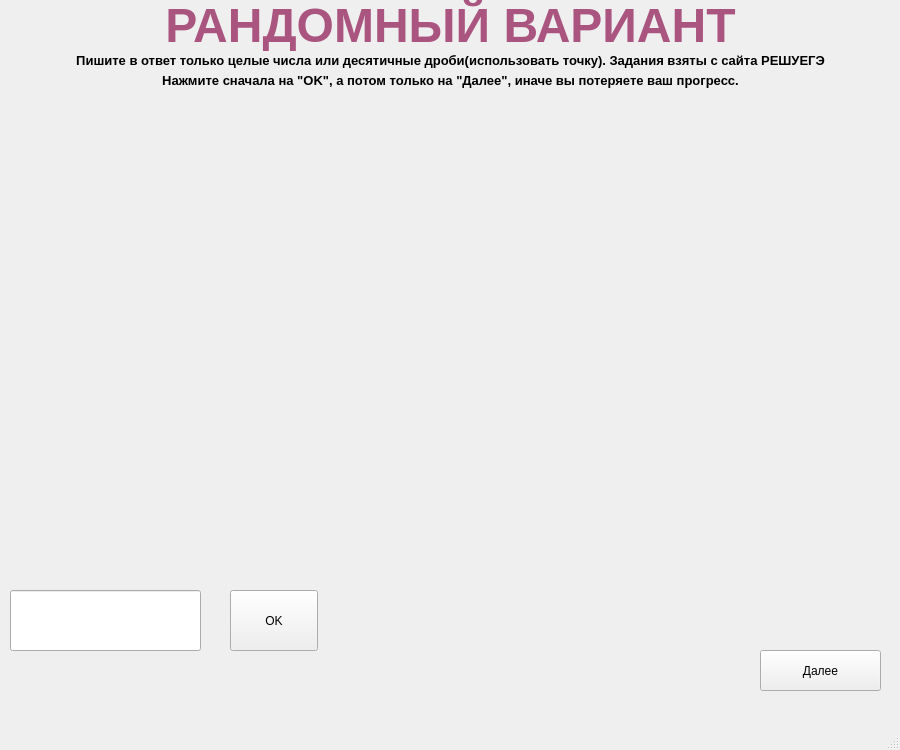
<?xml version="1.0" encoding="UTF-8"?>
<ui version="4.0">
 <class>MainWindow</class>
 <widget class="QMainWindow" name="MainWindow">
  <property name="geometry">
   <rect>
    <x>0</x>
    <y>0</y>
    <width>900</width>
    <height>750</height>
   </rect>
  </property>
  <property name="windowTitle">
   <string>MainWindow</string>
  </property>
  <widget class="QWidget" name="centralwidget">
   <widget class="QLabel" name="label">
    <property name="geometry">
     <rect>
      <x>20</x>
      <y>0</y>
      <width>861</width>
      <height>51</height>
     </rect>
    </property>
    <property name="palette">
     <palette>
      <active>
       <colorrole role="WindowText">
        <brush brushstyle="SolidPattern">
         <color alpha="255">
          <red>170</red>
          <green>85</green>
          <blue>127</blue>
         </color>
        </brush>
       </colorrole>
      </active>
      <inactive>
       <colorrole role="WindowText">
        <brush brushstyle="SolidPattern">
         <color alpha="255">
          <red>170</red>
          <green>85</green>
          <blue>127</blue>
         </color>
        </brush>
       </colorrole>
      </inactive>
      <disabled>
       <colorrole role="WindowText">
        <brush brushstyle="SolidPattern">
         <color alpha="255">
          <red>160</red>
          <green>162</green>
          <blue>164</blue>
         </color>
        </brush>
       </colorrole>
      </disabled>
     </palette>
    </property>
    <property name="font">
     <font>
      <pointsize>36</pointsize>
      <weight>75</weight>
      <bold>true</bold>
     </font>
    </property>
    <property name="text">
     <string>РАНДОМНЫЙ ВАРИАНТ</string>
    </property>
    <property name="alignment">
     <set>Qt::AlignCenter</set>
    </property>
   </widget>
   <widget class="QLabel" name="label_2">
    <property name="geometry">
     <rect>
      <x>0</x>
      <y>50</y>
      <width>901</width>
      <height>21</height>
     </rect>
    </property>
    <property name="font">
     <font>
      <pointsize>10</pointsize>
      <weight>75</weight>
      <bold>true</bold>
     </font>
    </property>
    <property name="text">
     <string>Пишите в ответ только целые числа или десятичные дроби(использовать точку). Задания взяты с сайта РЕШУЕГЭ</string>
    </property>
    <property name="alignment">
     <set>Qt::AlignCenter</set>
    </property>
   </widget>
   <widget class="QLabel" name="color_fon">
    <property name="geometry">
     <rect>
      <x>20</x>
      <y>100</y>
      <width>851</width>
      <height>411</height>
     </rect>
    </property>
    <property name="text">
     <string/>
    </property>
   </widget>
   <widget class="QLineEdit" name="ans_p1">
    <property name="geometry">
     <rect>
      <x>10</x>
      <y>590</y>
      <width>191</width>
      <height>61</height>
     </rect>
    </property>
   </widget>
   <widget class="QPushButton" name="btn_ok_p1">
    <property name="geometry">
     <rect>
      <x>230</x>
      <y>590</y>
      <width>88</width>
      <height>61</height>
     </rect>
    </property>
    <property name="text">
     <string>OK</string>
    </property>
   </widget>
   <widget class="QPushButton" name="btn_next_p1">
    <property name="geometry">
     <rect>
      <x>760</x>
      <y>650</y>
      <width>121</width>
      <height>41</height>
     </rect>
    </property>
    <property name="text">
     <string>Далее</string>
    </property>
   </widget>
   <widget class="QLabel" name="label_3">
    <property name="geometry">
     <rect>
      <x>10</x>
      <y>70</y>
      <width>881</width>
      <height>21</height>
     </rect>
    </property>
    <property name="font">
     <font>
      <pointsize>10</pointsize>
      <weight>75</weight>
      <bold>true</bold>
     </font>
    </property>
    <property name="text">
     <string>Нажмите сначала на &quot;OK&quot;, а потом только на &quot;Далее&quot;, иначе вы потеряете ваш прогресс.</string>
    </property>
    <property name="alignment">
     <set>Qt::AlignCenter</set>
    </property>
   </widget>
   <widget class="QLabel" name="problems">
    <property name="geometry">
     <rect>
      <x>30</x>
      <y>100</y>
      <width>841</width>
      <height>411</height>
     </rect>
    </property>
    <property name="text">
     <string/>
    </property>
    <property name="alignment">
     <set>Qt::AlignCenter</set>
    </property>
   </widget>
  </widget>
  <widget class="QMenuBar" name="menubar">
   <property name="geometry">
    <rect>
     <x>0</x>
     <y>0</y>
     <width>900</width>
     <height>30</height>
    </rect>
   </property>
  </widget>
  <widget class="QStatusBar" name="statusbar"/>
 </widget>
 <resources/>
 <connections/>
</ui>
